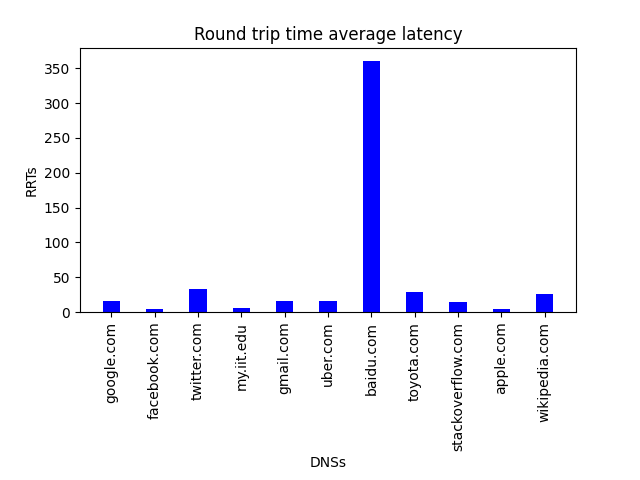

Python code for this plot:

# pip3 install matplotlib

import matplotlib.pyplot as plt

file1 = open('network-test-latency.txt', 'r')
lines = file1.readlines()
dns=[]
rrt=[]

for line in lines:
    pair = line.split(" ")
    dns.append(pair[0])
    rrt.append(float(pair[1][:-1]))
    print(float(line.split(" ")[1][:-1]))

plt.bar(dns, rrt, color ='blue', width = 0.4)

plt.xlabel("DNSs")
plt.ylabel("RRTs")
plt.xticks(rotation='vertical')
plt.title("Round trip time average latency")
plt.subplots_adjust(bottom=0.35, top=0.9)

plt.savefig('network-plot.png')
plt.show()
